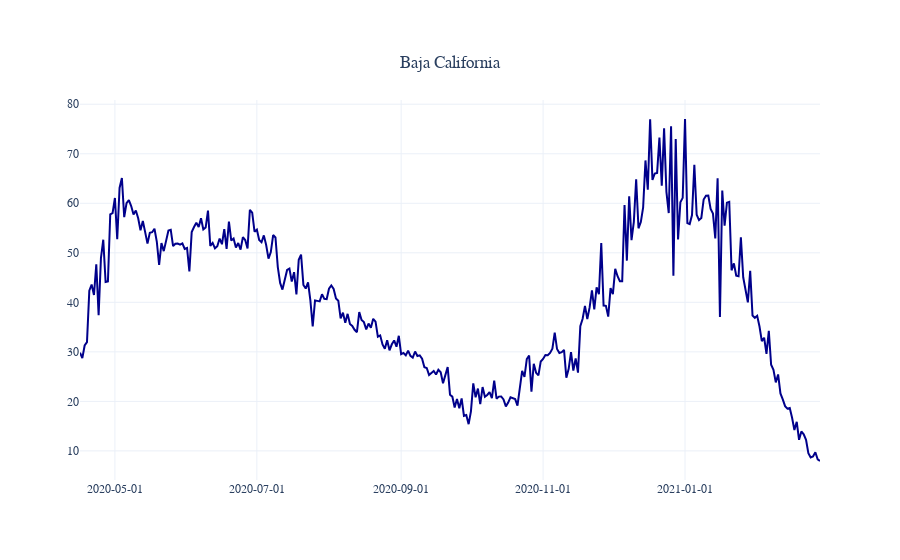

Notebook cell for this chart:
### Code cell
# 2
ESTADO = 'Baja California'

fig = go.Figure()

fig.add_trace( go.Scatter( x = BU_Estado[ ( BU_Estado['Estado'] == ESTADO ) \
                                         & ( BU_Estado['Date'] > '2020-04-15' ) ]['Date'], 
                          y = BU_Estado[ ( BU_Estado['Estado'] == ESTADO )  \
                                         & ( BU_Estado['Date'] > '2020-04-15' ) ]['% Ocupación'], 
                          name = ESTADO, line_color = 'darkblue' ) )

fig.update_layout( template = 'plotly_white', # "plotly", "plotly_white", "ggplot2", "seaborn", "simple_white", "none"
                  barmode = 'overlay', 
                  title = { 'text': ESTADO,
                           'y':0.9, 'x':0.5, 'xanchor': 'center', 'yanchor': 'top'}, 
                  font_family = 'Calibri Light')

fig.update_xaxes(tickformat = '%Y-%m-%d') # (tickangle = 90, tickformat = '%Y-%m-%d')

fig.show()

### Figure 1 — Plotly figure (JSON) as saved in the notebook; plotly's stock layout.template omitted (floating-point values rounded to 4 significant figures; data arrays with more than 128 entries replaced by an {"elided": "..."} marker saying what was removed)
{"data": [{"line": {"color": "darkblue"}, "name": "Baja California", "type": "scatter", "x": {"elided": "319 str values"}, "y": {"elided": "319 float values"}}], "layout": {"barmode": "overlay", "font": {"family": "Calibri Light"}, "title": {"text": "Baja California", "x": 0.5, "xanchor": "center", "y": 0.9, "yanchor": "top"}, "xaxis": {"tickformat": "%Y-%m-%d"}}}
